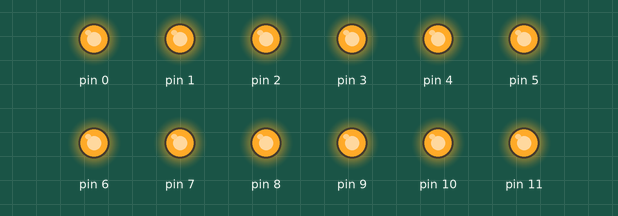
The sketch below on a simulated Arduino Uno, built with avr-gcc and run on an emulated ATmega328P. Shown: output pins drawn as LEDs (lit = HIGH).

Above: at 0.5 s.
At 3.5 s:
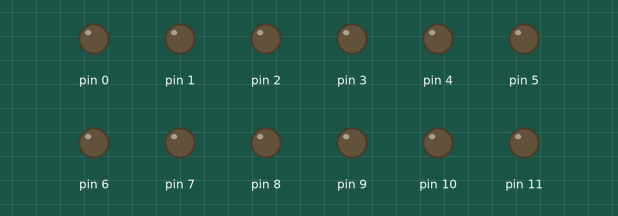
Timing chart, 0 to 4.6 s (numbered marks = the images above):
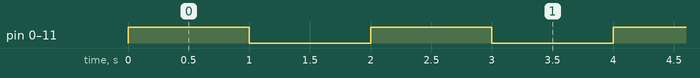

Measured:
- by itself, pin 0–11: alternates HIGH for 1.0 s and LOW for 1.0 s

The sketch:

jk_testLeds.ino
```cpp
int leds[] = {2,3,4,5,6,7};

void testLeds(boolean state) {
  int kl = sizeof(leds);
  for (int k = 0; k < kl; k++) {
    if (state) {
      digitalWrite(k, HIGH);
    } else {
      digitalWrite(k, LOW);
    }
  }
}

void setup() {
  int kl = sizeof(leds);
  for (int k = 0; k < kl; k++) {
    pinMode(k, OUTPUT);
  }
  testLeds(false);
}

void loop() {
  testLeds(true);
  delay(1000);
  testLeds(false);
  delay(1000);
}
```
